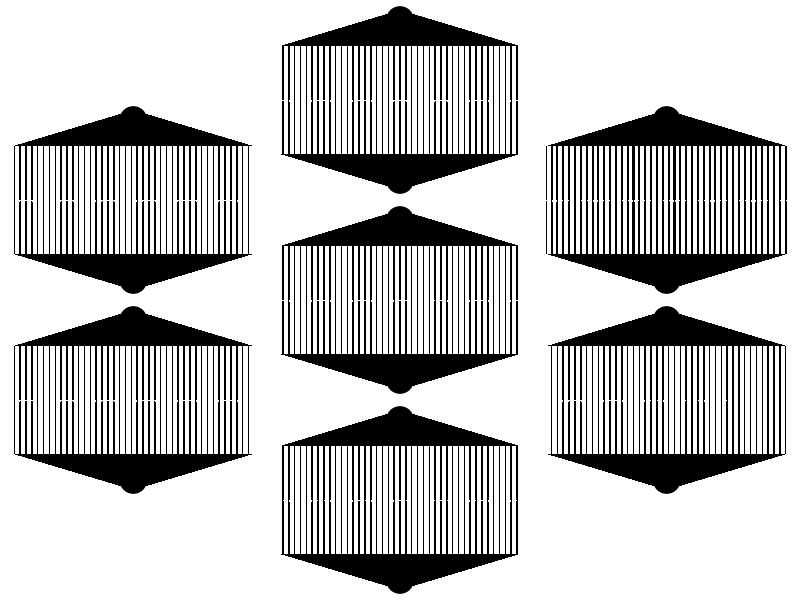

Write the R code that produced this figure.
mi2in<-3.93701e-5
plotLith<-function(width=1,height=1,buffer=.05,holeDiameter=.1,nLine=200,mainLwd=30,constrictWidth=2,constrictLength=30,constrictRamp=constrictLength*3){
  #convert microns to inches
  mainLwdIn<-mainLwd*mi2in
  constrictWidthIn<-constrictWidth*mi2in
  #cairo_pdf to avoid resolution issues
  #cairo_pdf(file,width=width/mi2in/90,height=height/mi2in/90)
    #no margins
    par(mar=c(0,0,0,0))
    #empty plot
    plot(1,1,type='n',xlab='',ylab='',ylim=c(0,height),xlim=c(0,width),bty='n',xaxt='n',yaxt='n',xaxs='i',yaxs='i')
    #hole positions
    topHole<-c(width/2,height-buffer-holeDiameter/2)
    bottomHole<-c(width/2,buffer+holeDiameter/2)
    #top hole
    plotrix::draw.circle(topHole[1],topHole[2],radius=holeDiameter/2,col='black')
    #bottom hole
    plotrix::draw.circle(bottomHole[1],bottomHole[2],radius=holeDiameter/2,col='black')
    #line coordinates
    linePos<-seq(buffer,width-buffer,length.out=nLine)
    circlePos<-seq(topHole[1]-holeDiameter/2.1,topHole[1]+holeDiameter/2.1,length.out=nLine)
    lineTop<-buffer+(height-buffer*2)*.8
    lineBottom<-buffer+(height-buffer*2)*.2
    lineMid<-(lineTop+lineBottom)/2
    constrictBottom<-lineMid-(constrictLength+constrictRamp*2)*mi2in
    topRampBottom<-lineMid-constrictRamp*mi2in
    bottomRampTop<-lineMid-(constrictLength+constrictRamp)*mi2in
    #top to mid
    rect(linePos-mainLwdIn/2,lineMid,linePos+mainLwdIn/2,lineTop,col='black',border=NA)
    #bottom to mid
    rect(linePos-mainLwdIn/2,constrictBottom,linePos+mainLwdIn/2,lineBottom,col='black',border=NA)
    #just extend whole way to reduce connection problems
    rect(linePos-constrictWidthIn/2,lineMid,linePos+constrictWidthIn/2,constrictBottom,col='black',border=NA)
    #top ramp
    polyDf<-do.call(rbind,mapply(function(xx,yy)data.frame('x'=c(xx-mainLwdIn/2,xx+mainLwdIn/2,xx+yy/2,xx-yy/2,NA),'y'=c(constrictBottom,constrictBottom,bottomRampTop,bottomRampTop,NA)),linePos,constrictWidthIn,SIMPLIFY=FALSE))
    polygon(polyDf$x,polyDf$y,col='black',border=NA)
    #bottom ramp
    polyDf<-do.call(rbind,mapply(function(xx,yy)data.frame('x'=c(xx-mainLwdIn/2,xx+mainLwdIn/2,xx+yy/2,xx-yy/2,NA),'y'=c(lineMid,lineMid,topRampBottom,topRampBottom,NA)),linePos,constrictWidthIn,SIMPLIFY=FALSE))
    polygon(polyDf$x,polyDf$y,col='black',border=NA)
    #top connectors
    #polyDf<-do.call(rbind,lapply(linePos,function(xx){
        #slope<-c(xx-mainLwdIn/2-topHole[1]+mainLwdIn/2,lineTop-topHole[2]+holeDiameter/2.1)
        #perp<-rev(slope)*c(1,-1)
        #offset<--perp/sqrt(sum(perp^2))*mainLwdIn
        #data.frame('x'=c(xx-mainLwdIn/2,xx+mainLwdIn/2,topHole[1]+offset[1],topHole[1]+mainLwdIn/2,NA),'y'=c(lineTop,lineTop,topHole[2]+holeDiameter/2.1+offset[2],topHole[2]+holeDiameter/2.1,NA))
    #}))
    #polygon(polyDf$x,polyDf$y,col='black',border=NA)
    polygon(c(topHole[1],max(linePos)+mainLwdIn/2,min(linePos)-mainLwdIn/2),c(topHole[2]+holeDiameter/2,lineTop,lineTop),col='black',border=NA)
    #bottom connectors
    #polyDf<-do.call(rbind,lapply(linePos,function(xx){
        #slope<-c(bottomHole[1]+mainLwdIn/2-xx-mainLwdIn/2,bottomHole[2]-holeDiameter/2.1-lineBottom)
        #perp<-rev(slope)*c(1,-1)
        #offset<--perp/sqrt(sum(perp^2))*mainLwdIn
        #data.frame('x'=c(xx-mainLwdIn/2,xx+mainLwdIn/2,bottomHole[1]+offset[1],bottomHole[1]+mainLwdIn/2,NA),'y'=c(lineBottom,lineBottom,bottomHole[2]-holeDiameter/2.1+offset[2],bottomHole[2]-holeDiameter/2.1,NA))
    #}))
    #polyDf<-do.call(rbind,lapply(linePos,function(xx)data.frame('x'=c(xx-mainLwdIn/2,xx+mainLwdIn/2,bottomHole[1]+mainLwdIn/2,bottomHole[1]-mainLwdIn/2,NA),'y'=c(lineBottom,lineBottom,bottomHole[2]-holeDiameter/2.1,bottomHole[2]-holeDiameter/2.1,NA))))
    #polygon(polyDf$x,polyDf$y,col='black',border=NA)
    polygon(c(bottomHole[1],max(linePos)+mainLwdIn/2,min(linePos)-mainLwdIn/2),c(bottomHole[2]-holeDiameter/2,lineBottom,lineBottom),col='black',border=NA)
  #dev.off()
}
#open in inkscape and save with base unit px
#cairo_pdf('lithMulti.pdf',width=3/mi2in/90,height=3/mi2in/90)

#save as dxf 12 scale by 100x
cairo_pdf('lithMulti.pdf',width=3/mi2in/100,height=3/mi2in/100)
  layout(matrix(c(0,1,1,2,2,0,3,3,4,4,5,5,0,6,6,7,7,0),ncol=3))
  plotLith(constrictWidth=2)
  plotLith(constrictWidth=4)
  plotLith(constrictWidth=6)
  plotLith(constrictWidth=8)
  plotLith(constrictWidth=12)
  plotLith(constrictWidth=15,mainLwd=40)
  plotLith(constrictWidth=seq(1,30,length.out=200),nLine=200)
dev.off()
